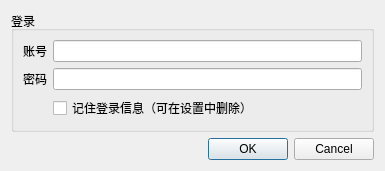
<?xml version="1.0" encoding="UTF-8"?>
<ui version="4.0">
 <class>LoginWindow</class>
 <widget class="QDialog" name="LoginWindow">
  <property name="geometry">
   <rect>
    <x>0</x>
    <y>0</y>
    <width>385</width>
    <height>155</height>
   </rect>
  </property>
  <property name="windowTitle">
   <string>登录</string>
  </property>
  <layout class="QVBoxLayout" name="verticalLayout">
   <item>
    <widget class="QGroupBox" name="groupBox">
     <property name="title">
      <string>登录</string>
     </property>
     <layout class="QGridLayout" name="gridLayout_2">
      <item row="2" column="1">
       <widget class="QLineEdit" name="passwordLineEdit">
        <property name="echoMode">
         <enum>QLineEdit::Password</enum>
        </property>
       </widget>
      </item>
      <item row="0" column="0">
       <widget class="QLabel" name="label1">
        <property name="text">
         <string>账号</string>
        </property>
       </widget>
      </item>
      <item row="2" column="0">
       <widget class="QLabel" name="label2">
        <property name="text">
         <string>密码</string>
        </property>
       </widget>
      </item>
      <item row="0" column="1">
       <widget class="QLineEdit" name="usernameLineEdit"/>
      </item>
      <item row="3" column="1">
       <widget class="QCheckBox" name="saveLoginDetailCheckBox">
        <property name="text">
         <string>记住登录信息（可在设置中删除）</string>
        </property>
       </widget>
      </item>
     </layout>
    </widget>
   </item>
   <item>
    <widget class="QDialogButtonBox" name="buttonBox">
     <property name="orientation">
      <enum>Qt::Horizontal</enum>
     </property>
     <property name="standardButtons">
      <set>QDialogButtonBox::Cancel|QDialogButtonBox::Ok</set>
     </property>
    </widget>
   </item>
  </layout>
 </widget>
 <tabstops>
  <tabstop>usernameLineEdit</tabstop>
  <tabstop>passwordLineEdit</tabstop>
  <tabstop>saveLoginDetailCheckBox</tabstop>
 </tabstops>
 <resources/>
 <connections>
  <connection>
   <sender>buttonBox</sender>
   <signal>rejected()</signal>
   <receiver>LoginWindow</receiver>
   <slot>reject()</slot>
   <hints>
    <hint type="sourcelabel">
     <x>316</x>
     <y>260</y>
    </hint>
    <hint type="destinationlabel">
     <x>286</x>
     <y>274</y>
    </hint>
   </hints>
  </connection>
 </connections>
</ui>
